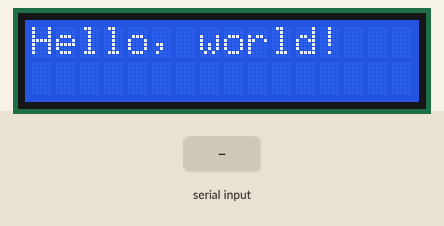
This sketch was run on a simulated ESP32. Shown: 16×2 character LCD. The test bench sets the inputs (shaded band). Nothing arrives over Bluetooth unless stated; what the sketch prints to the serial monitor is not drawn.

Above: at 1.2 s.
1.3 s: "1" received over the second serial link
At 2.3 s:
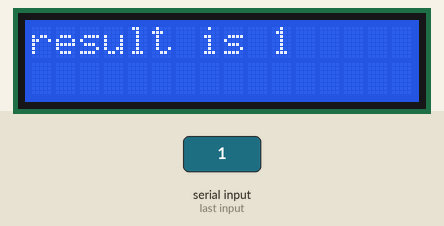
2.8 s: "0" received over the second serial link
At 3.5 s:
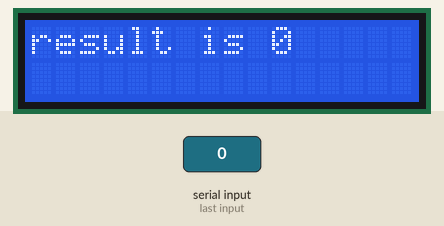
4.3 s: "2" received over the second serial link
At 4.6 s:
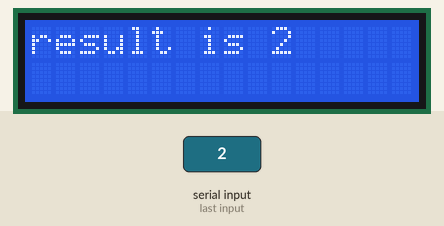
Timing chart, 0 to 7.3 s (numbered marks = the images above; inputs shaded):
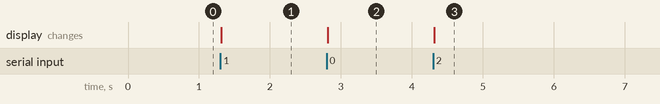

The sketch:

plusLCD.ino
```cpp
#include "BluetoothSerial.h"
#include <Wire.h>
#include <LiquidCrystal_I2C.h>
BluetoothSerial SerialBT;
LiquidCrystal_I2C lcd(0x27,16,2);

void setup() {
  Serial.begin(115200);
  SerialBT.begin("ESP32:66");
  lcd.init();         // initialize the lcd
  lcd.backlight();
  lcd.print("Hello, world!");
}
void loop(){
if(SerialBT.available()>0){
  char data = SerialBT.read();
  Serial.write(data);
  Serial.println();
  lcd.clear();
  lcd.setCursor(0,0);
  lcd.print("result is ");
  lcd.print(data);
  }
}
```

Measured:
- after the input at 1.3 s, the display: changes at once (image 1)
- after the input at 2.8 s, the display: changes at once (image 2)
- after the input at 4.3 s, the display: changes at once (image 3)
